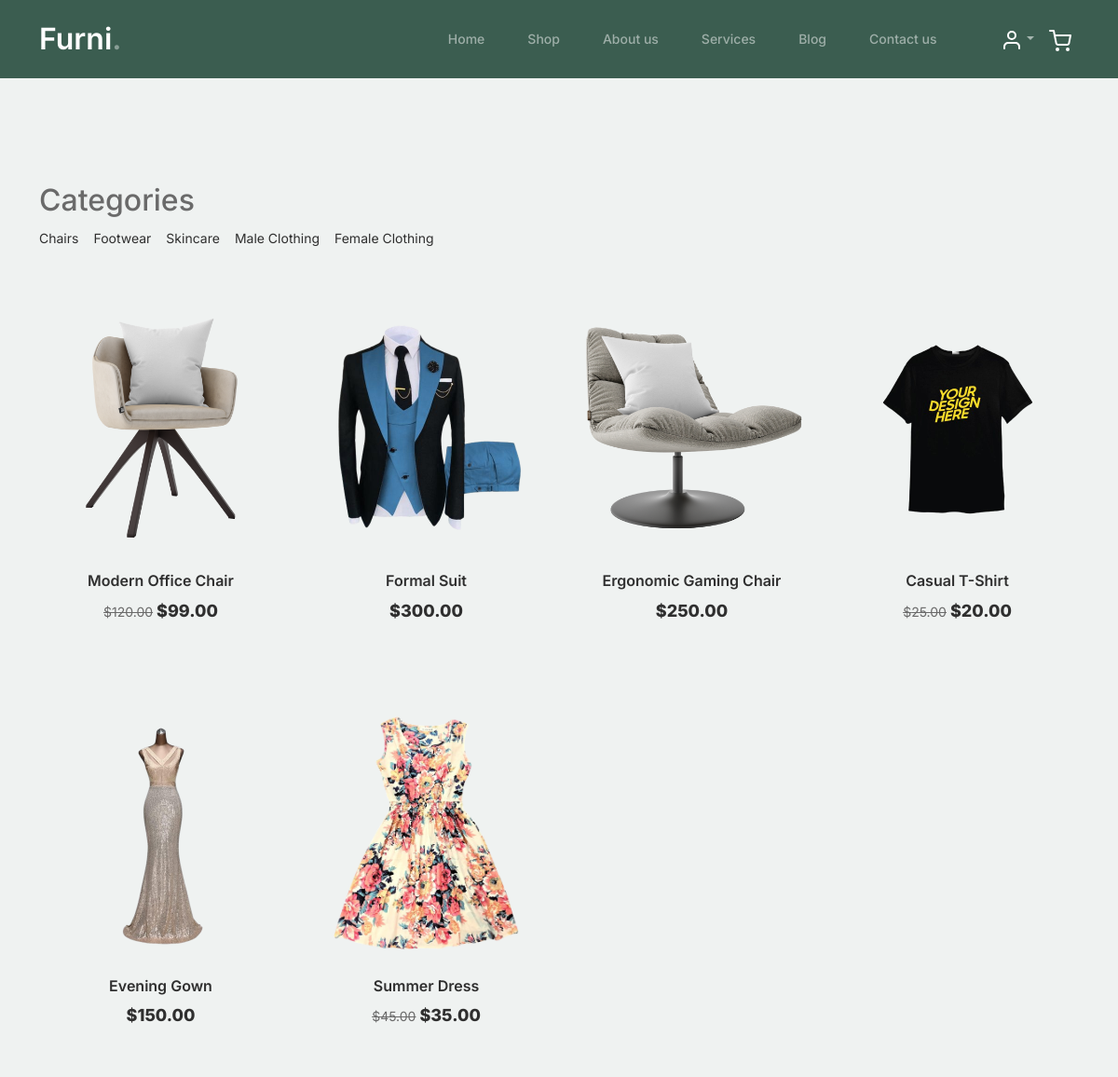
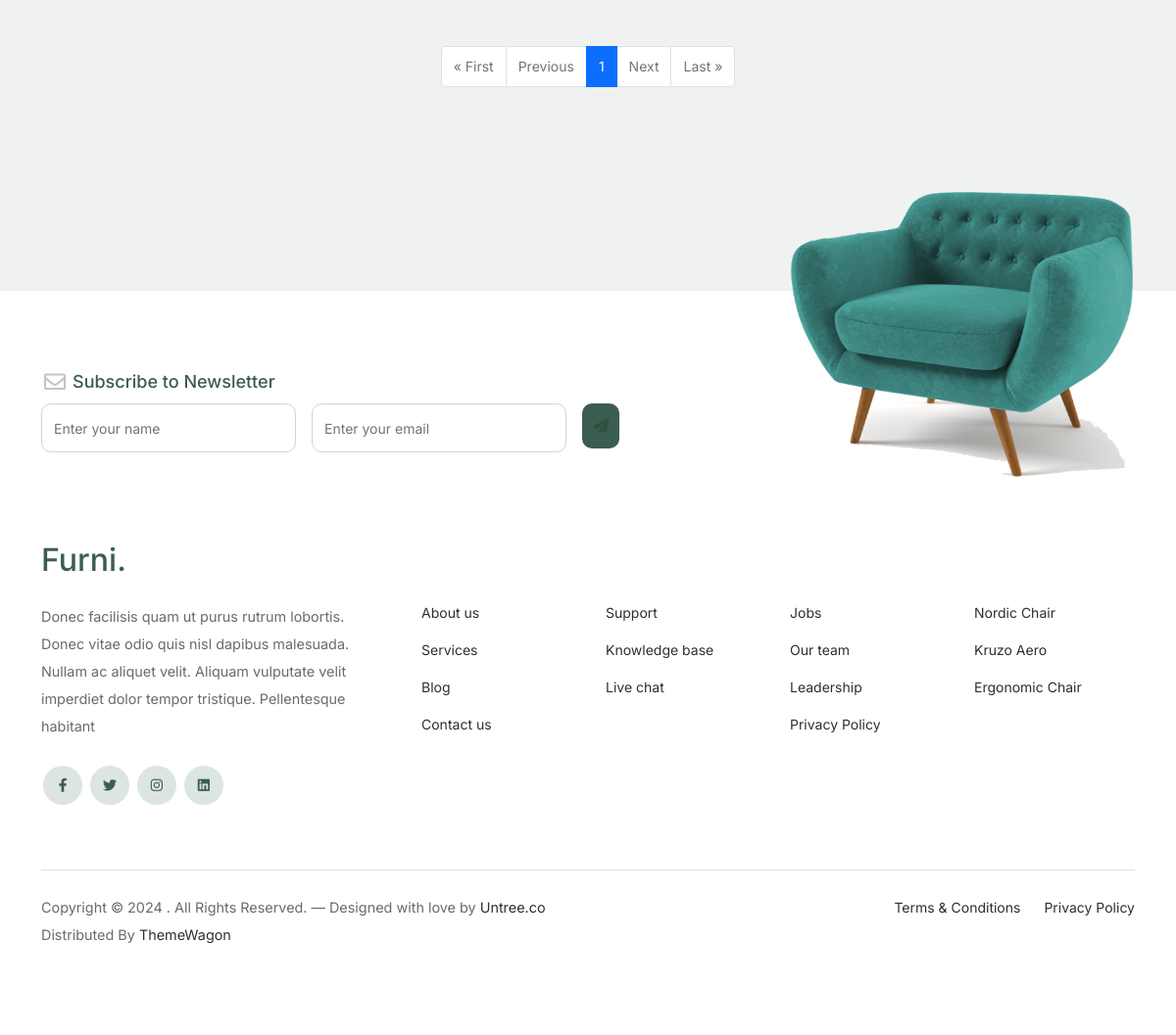
The app's page /shop/ (signed in) with its own data (2 pictures, top to bottom).
### ecommerce/models.py (models this page shows, shortened)
class Category(models.Model):
    name = models.CharField(max_length=50)

class Product(models.Model):
    id = models.AutoField(primary_key=True)
    name = models.CharField(max_length=50)
    price = models.DecimalField(default=0, decimal_places=2, max_digits=10)
    description = models.TextField(default="", blank=True, null=True)
    image = models.ImageField(upload_to="uploads/product/")
    is_sale = models.BooleanField(default=False)
    sale_price = models.DecimalField(default=0, max_digits=10, decimal_places=2)
    category = models.ForeignKey(
        Category, on_delete=models.CASCADE, related_name="products", default=1
    )

### ecommerce/views.py (the view)
# urls.py: path("shop/", views.shop, name="shop"),
def shop(request):
    categories = Category.objects.all()
    selected_category = request.GET.get("category")
    products = (
        Product.objects.filter(category__name=selected_category)
        if selected_category
        else Product.objects.all()
    )
    paginator = Paginator(products, 10)  # Show 10 products per page
    page_number = request.GET.get("page")
    page_obj = paginator.get_page(page_number)
    return render(
        request,
        "ecommerce/shop.html",
        {
            "page_obj": page_obj,
            "categories": categories,
            "selected_category": selected_category,
        },
    )

### ecommerce/templates/ecommerce/shop.html (shortened to what this page needs)
{% extends 'base.html' %}
{% load static %}
{% block content %}
<div class="untree_co-section product-section before-footer-section">
  <div class="container">
    <div class="row mb-5">
      <div class="col-lg-12">
        <div class="category-filter">
          <h2>Categories</h2>
          <ul class="list-unstyled d-flex">
            {% for category in categories %}
            <li class="me-3">
              <a href="?category={{ category.name }}" class="text-decoration-none">{{ category.name }}</a>
            </li>
            {% endfor %}
          </ul>
        </div>
      </div>
    </div>
    <div class="row">
      {% for product in page_obj.object_list %}
      <div class="col-12 col-md-4 col-lg-3 mb-5">
        <div class="product-item">
          <img src="{{ product.image.url }}" class="img-fluid product-thumbnail" alt="Product" />
          <h3 class="product-title">{{ product.name }}</h3>
          {% if product.is_sale %}
          <strike>${{ product.price }}</strike>
          <strong class="product-price">${{ product.sale_price }}</strong>
          {% else %}
          <strong class="product-price">${{ product.price }}</strong>
          {% endif %}
        </div>
      </div>
      {% endfor %}
    </div>
    <div class="pagination d-flex justify-content-center">
      <ul class="pagination">
        {% if page_obj.has_previous %}
          <li class="page-item">
            <a class="page-link" href="?page=1{% if selected_category %}&category={{ selected_category }}{% endif %}">&laquo; First</a>
          </li>
          <li class="page-item">
            <a class="page-link" href="?page={{ page_obj.previous_page_number }}{% if selected_category %}&category={{ selected_category }}{% endif %}">Previous</a>
          </li>
        {% else %}
          <li class="page-item disabled">
            <a class="page-link" tabindex="-1">&laquo; First</a>
          </li>
          <li class="page-item disabled">
            <a class="page-link" tabindex="-1">Previous</a>
          </li>
        {% endif %}
        {% for num in page_obj.paginator.page_range %}
          {% if page_obj.number == num %}
            <li class="page-item active">
              <span class="page-link">{{ num }}</span>
            </li>
          {% elif num > page_obj.number|add:-3 and num < page_obj.number|add:3 %}
            <li class="page-item">
              <a class="page-link" href="?page={{ num }}{% if selected_category %}&category={{ selected_category }}{% endif %}">{{ num }}</a>
            </li>
          {% endif %}
        {% endfor %}
        {% if page_obj.has_next %}
          <li class="page-item">
            <a class="page-link" href="?page={{ page_obj.next_page_number }}{% if selected_category %}&category={{ selected_category }}{% endif %}">Next</a>
          </li>
          <li class="page-item">
            <a class="page-link" href="?page={{ page_obj.paginator.num_pages }}{% if selected_category %}&category={{ selected_category }}{% endif %}">Last &raquo;</a>
          </li>
        {% else %}
          <li class="page-item disabled">
            <a class="page-link" tabindex="-1">Next</a>
          </li>
          <li class="page-item disabled">
            <a class="page-link" tabindex="-1">Last &raquo;</a>
          </li>
        {% endif %}
      </ul>
    </div>
  </div>
</div>
{% endblock %}

### static/css/style.css (style rules this page uses)
body { overflow-x: hidden; position: relative; }
body { font-family: "Inter", sans-serif; font-weight: 400; line-height: 28px; color: #6a6a6a; font-size: 14px; background-color: #eff2f1; }
a { text-decoration: none; -webkit-transition: 0.3s all ease; -o-transition: 0.3s all ease; transition: 0.3s all ease; color: #2f2f2f; text-decoration: underline; }
.product-section { padding: 7rem 0; }
.product-section .product-item { text-align: center; text-decoration: none; display: block; position: relative; padding-bottom: 50px; cursor: pointer; }
.product-section .product-item .product-thumbnail { margin-bottom: 30px; position: relative; top: 0; height: 250px; -webkit-transition: 0.3s all ease; -o-transition: 0.3s all ease; transition: 0.3s all ease; }
.product-section .product-item h3 { font-weight: 600; font-size: 16px; }
.product-section .product-item strong { font-weight: 800 !important; font-size: 18px !important; }
.product-section .product-item h3, .product-section .product-item strong { color: #2f2f2f; text-decoration: none; }
.product-section .product-item:before { bottom: 0; left: 0; right: 0; position: absolute; content: ""; background: #dce5e4; height: 0%; z-index: -1; border-radius: 10px; -webkit-transition: 0.3s all ease; -o-transition: 0.3s all ease; transition: 0.3s all ease; }
.before-footer-section { padding: 7rem 0 12rem 0 !important; }
.untree_co-section { padding: 7rem 0; }
h2 { margin-bottom: 0.5rem; }

### records on screen
Category: name "Chairs"
Category: name "Footwear"
Category: name "Skincare"
Category: name "Male Clothing"
Category: name "Female Clothing"
Product: image (picture), name "Modern Office Chair", price "120.00", sale_price "99.00"
Product: image (picture), name "Formal Suit", price "300.00"
Product: image (picture), name "Ergonomic Gaming Chair", price "250.00"
Product: image (picture), name "Casual T-Shirt", price "25.00", sale_price "20.00"
Product: image (picture), name "Evening Gown", price "150.00"
Product: image (picture), name "Summer Dress", price "45.00", sale_price "35.00"

### other values on screen
{{ num }} "1"
